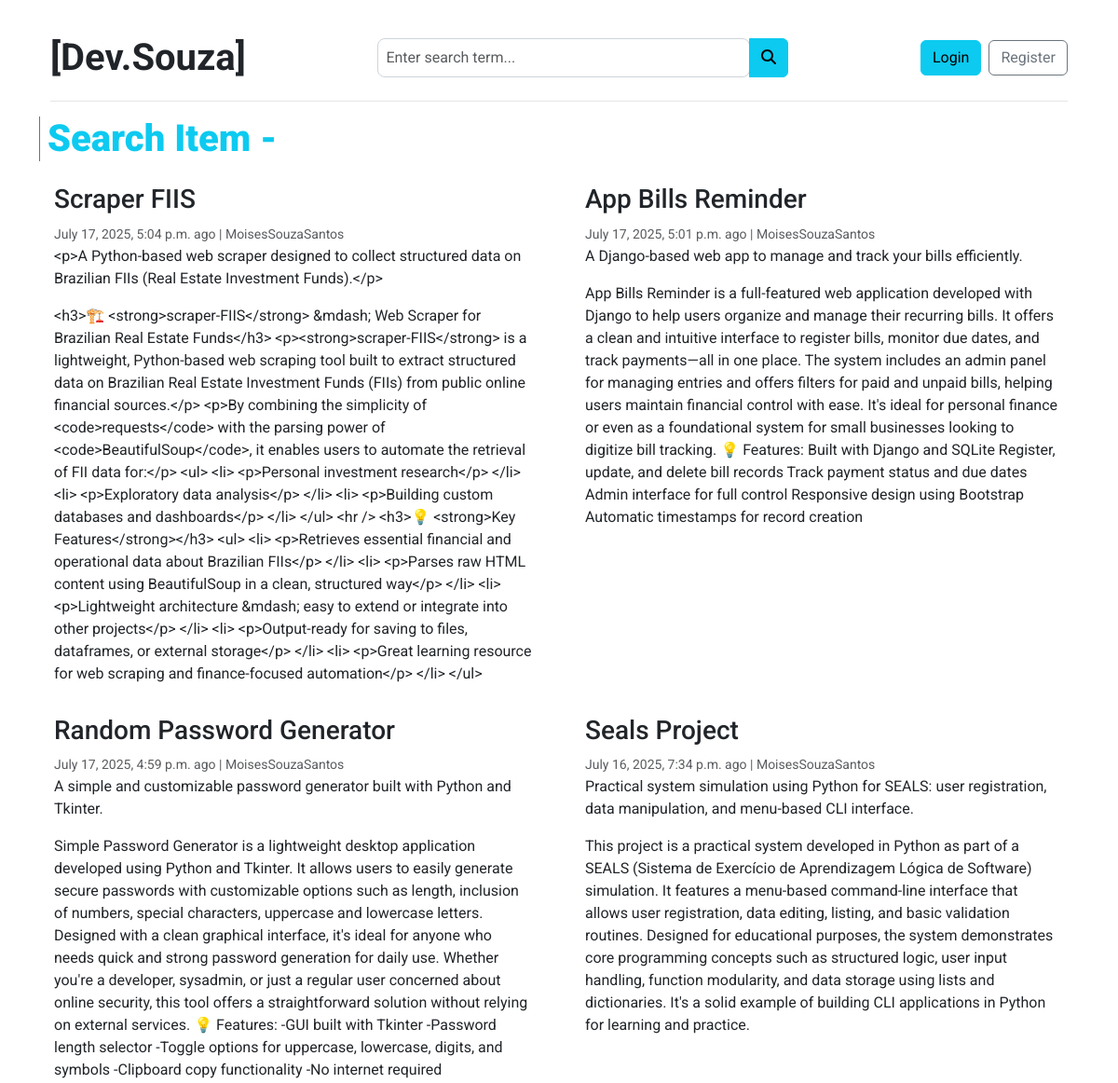
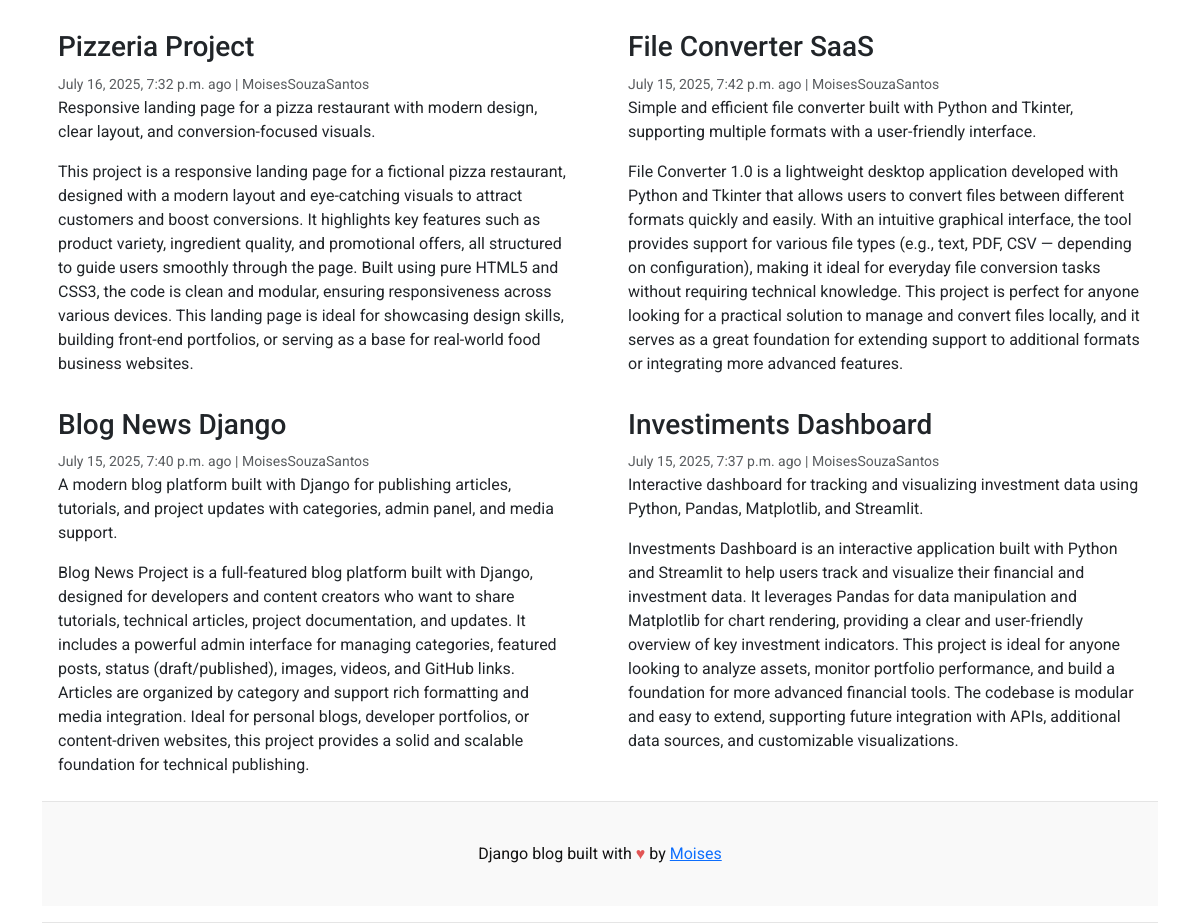
Screenshot of /post/search/ with the database file from the repository (2 pictures, top to bottom).
### blog_projects/models.py (models this page shows, shortened)
class Blog(models.Model):
    title = models.CharField(max_length=200)
    slug = models.SlugField(max_length=200, unique=True)
    category = models.ForeignKey(Category, on_delete=models.CASCADE)
    author = models.ForeignKey(User, on_delete=models.CASCADE)
    technologies = models.CharField(max_length=200)
    video = models.FileField(upload_to='projects/videos/', blank=True, null=True)
    image = models.ImageField(upload_to='uploads/%Y/%m/%d')
    short_description = RichTextField()
    blog_body = RichTextField()
    status = models.CharField(max_length=20,choices=STATUS_CHOICES, default='Draft')
    url_demo_live = models.CharField(blank=True, null=True)
    url_github = models.URLField(max_length=255,blank=True, null=True)
    is_featured = models.BooleanField(default=False)
    created_at = models.DateTimeField(auto_now_add=True)
    updated_at = models.DateTimeField(auto_now=True)
    class Meta:
        verbose_name_plural = "blogs"
        ordering = ['-created_at']  # Order by creation date descending

### blog_projects/views.py (the view)
# urls.py: path('post/search/', blog_views.search, name='search'),
def search(request):
    keyword = request.GET.get('keyword', '')  # Default to empty string if no keyword is provided
    blogs = Blog.objects.filter(
        Q(title__icontains=keyword) |
        Q(url_github__icontains=keyword) |
        Q(technologies__icontains=keyword) |
        Q(blog_body__icontains=keyword) |
        Q(short_description__icontains=keyword),
        status='Published'
    ).distinct()
    if not blogs:
        message = f"No results found for '{keyword}'"
    else:
        message = None
    context = {
        'blogs': blogs,
        'message': message,
        'search_query': keyword,
    }
    return render(request, 'search_results.html', context)

### templates/search_results.html (shortened to what this page needs)
{% extends 'base.html' %}
{% block content %}
<h1 class="container-container text-info">Search Item - {{ search_query }}</h1>
<div class="row mb-2">
  {% if blogs %}
    {% for post in blogs %}
      <div class="col-md-6">
        <div class="card border-0">
          <div class="card-body">
            <h3>{{ post.title }}</h3>
            <small class="mb-1 text-muted">{{ post.created_at }} ago | {{ post.author }}</small>
            <p class="card-text">{{ post.short_description }}</p>
            <p class="card-text">{{ post.blog_body }}</p>
          </div>
        </div>
      </div>
    {% endfor %}
  {% endif %}
</div>
{% endblock %}

### static/css/style.css (style rules this page uses)
body { font-family: 'Roboto'!important; }
h1, h2, h3, h4, h5, h6 { font-family: "Roboto", Georgia, "Times New Roman", serif; }
.container-container,#posts-card { color: #727272; font-family: 'Roboto', sans-serif; font-weight: 1000; border-left: #727272 solid 0.1rem; padding-left: 0.5rem; }

### rows the page displays
Blog: title "Scraper FIIS", created_at "July 17, 2025, 5:04 p.m.", author "MoisesSouzaSantos", short_description "<p>A Python-based web scraper designed to collect structured data on Brazilian FIIs (Real Estate Investment Funds).</p>", blog_body "<h3>🏗️ <strong>scraper-FIIS</strong> &mdash; Web Scraper for Brazilian Real Estate Funds</h3> <p><strong>scraper-FIIS</strong> is a lightweight, Python-based web scraping tool built to extract structured data on Brazilian Real Estate Investment Funds (FIIs) from public online financial sources.</p> <p>By combining the simplicity of <code>requests</code> with the parsing power of <code>BeautifulSoup</code>, it enables users to automate the retrieval of FII data for:</p> <ul> <li> <p>Personal investment research</p> </li> <li> <p>Exploratory data analysis</p> </li> <li> <p>Building custom databases and dashboards</p> </li> </ul> <hr /> <h3>💡 <strong>Key Features</strong></h3> <ul> <li>…"
Blog: title "App Bills Reminder", created_at "July 17, 2025, 5:01 p.m.", author "MoisesSouzaSantos", short_description "A Django-based web app to manage and track your bills efficiently.", blog_body "App Bills Reminder is a full-featured web application developed with Django to help users organize and manage their recurring bills. It offers a clean and intuitive interface to register bills, monitor due dates, and track payments—all in one place. The system includes an admin panel for managing entries and offers filters for paid and unpaid bills, helping users maintain financial control with ease. It's ideal for personal finance or even as a foundational system for small businesses looking to digitize bill tracking. 💡 Features: Built with Django and SQLite Register, update, and delete bill records Track payment status and due dates Admin interface for full control Responsive design using…"
Blog: title "Random Password Generator", created_at "July 17, 2025, 4:59 p.m.", author "MoisesSouzaSantos", short_description "A simple and customizable password generator built with Python and Tkinter.", blog_body "Simple Password Generator is a lightweight desktop application developed using Python and Tkinter. It allows users to easily generate secure passwords with customizable options such as length, inclusion of numbers, special characters, uppercase and lowercase letters. Designed with a clean graphical interface, it's ideal for anyone who needs quick and strong password generation for daily use. Whether you're a developer, sysadmin, or just a regular user concerned about online security, this tool offers a straightforward solution without relying on external services. 💡 Features: -GUI built with Tkinter -Password length selector -Toggle options for uppercase, lowercase, digits, and symbols…"
Blog: title "Seals Project", created_at "July 16, 2025, 7:34 p.m.", author "MoisesSouzaSantos", short_description "Practical system simulation using Python for SEALS: user registration, data manipulation, and menu-based CLI interface.", blog_body "This project is a practical system developed in Python as part of a SEALS (Sistema de Exercício de Aprendizagem Lógica de Software) simulation. It features a menu-based command-line interface that allows user registration, data editing, listing, and basic validation routines. Designed for educational purposes, the system demonstrates core programming concepts such as structured logic, user input handling, function modularity, and data storage using lists and dictionaries. It's a solid example of building CLI applications in Python for learning and practice."
Blog: title "Pizzeria Project", created_at "July 16, 2025, 7:32 p.m.", author "MoisesSouzaSantos", short_description "Responsive landing page for a pizza restaurant with modern design, clear layout, and conversion-focused visuals.", blog_body "This project is a responsive landing page for a fictional pizza restaurant, designed with a modern layout and eye-catching visuals to attract customers and boost conversions. It highlights key features such as product variety, ingredient quality, and promotional offers, all structured to guide users smoothly through the page. Built using pure HTML5 and CSS3, the code is clean and modular, ensuring responsiveness across various devices. This landing page is ideal for showcasing design skills, building front-end portfolios, or serving as a base for real-world food business websites."
Blog: title "File Converter SaaS", created_at "July 15, 2025, 7:42 p.m.", author "MoisesSouzaSantos", short_description "Simple and efficient file converter built with Python and Tkinter, supporting multiple formats with a user-friendly interface.", blog_body "File Converter 1.0 is a lightweight desktop application developed with Python and Tkinter that allows users to convert files between different formats quickly and easily. With an intuitive graphical interface, the tool provides support for various file types (e.g., text, PDF, CSV — depending on configuration), making it ideal for everyday file conversion tasks without requiring technical knowledge. This project is perfect for anyone looking for a practical solution to manage and convert files locally, and it serves as a great foundation for extending support to additional formats or integrating more advanced features."
Blog: title "Blog News Django", created_at "July 15, 2025, 7:40 p.m.", author "MoisesSouzaSantos", short_description "A modern blog platform built with Django for publishing articles, tutorials, and project updates with categories, admin panel, and media support.", blog_body "Blog News Project is a full-featured blog platform built with Django, designed for developers and content creators who want to share tutorials, technical articles, project documentation, and updates. It includes a powerful admin interface for managing categories, featured posts, status (draft/published), images, videos, and GitHub links. Articles are organized by category and support rich formatting and media integration. Ideal for personal blogs, developer portfolios, or content-driven websites, this project provides a solid and scalable foundation for technical publishing."
Blog: title "Investiments Dashboard", created_at "July 15, 2025, 7:37 p.m.", author "MoisesSouzaSantos", short_description "Interactive dashboard for tracking and visualizing investment data using Python, Pandas, Matplotlib, and Streamlit.", blog_body "Investments Dashboard is an interactive application built with Python and Streamlit to help users track and visualize their financial and investment data. It leverages Pandas for data manipulation and Matplotlib for chart rendering, providing a clear and user-friendly overview of key investment indicators. This project is ideal for anyone looking to analyze assets, monitor portfolio performance, and build a foundation for more advanced financial tools. The codebase is modular and easy to extend, supporting future integration with APIs, additional data sources, and customizable visualizations."
